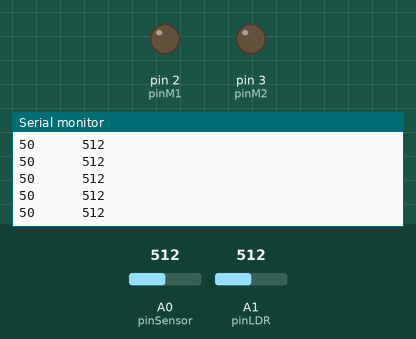
This sketch was run on a simulated Arduino Uno, built with avr-gcc and run on an emulated ATmega328P. Shown: output pins drawn as LEDs (lit = HIGH), the last lines printed to the serial monitor. The test bench sets the inputs (shaded band); at power-on: A0 (pinSensor) = 512, A1 (pinLDR) = 512.

Above: at 1.2 s.
1.3 s: A0 (pinSensor) set to 1011
At 1.9 s:
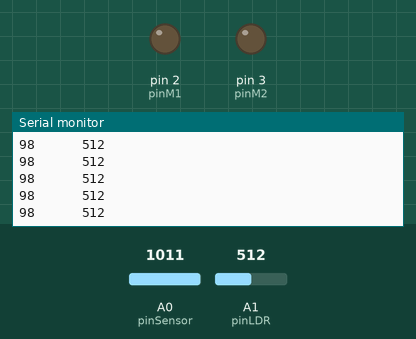
2.8 s: A0 (pinSensor) set to 1023
At 3.4 s:
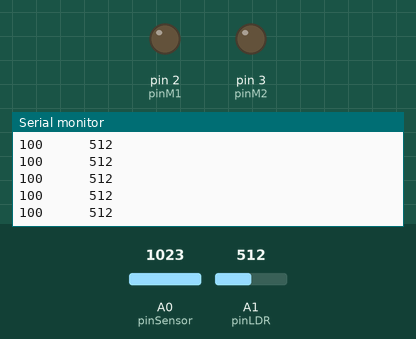
5.8 s: A1 (pinLDR) set to 982
At 6.4 s:
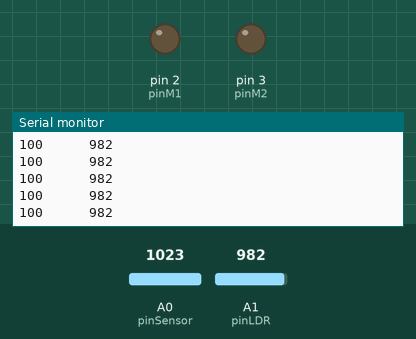
7.3 s: A1 (pinLDR) set to 1012
At 7.8 s:
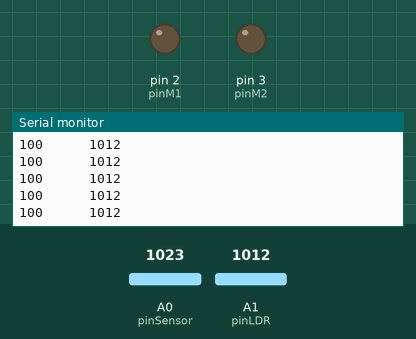
Timing chart, 0 to 10.3 s (numbered marks = the images above; inputs shaded):
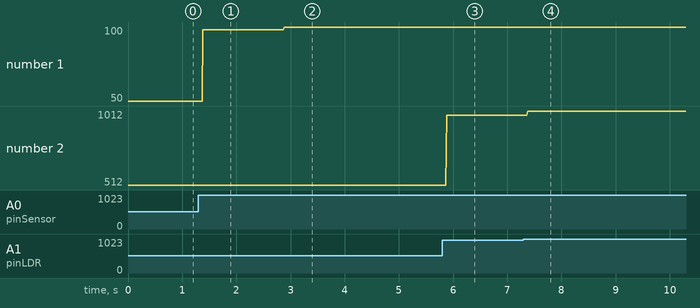

Measured:
- after the input at 1.3 s, the serial monitor: prints a new line after 0.08 s (image 1)
- after the input at 2.8 s, the serial monitor: prints a new line after 0.08 s (image 2)
- after the input at 5.8 s, the serial monitor: prints a new line after 0.08 s (image 3)
- after the input at 7.3 s, the serial monitor: prints a new line after 0.08 s (image 4)
- plotted number 1: 50 → 98 after the input at 1.3 s, 98 → 100 after the input at 2.8 s
- plotted number 2: 512 → 982 after the input at 5.8 s, 982 → 1012 after the input at 7.3 s

The sketch:

sensor_hidro.ino
```cpp
// Sensor de humedad
byte pinSensor = A0;
int humedad;
// Fotoresistor
byte pinLDR = A1;
int luz;
// Motor
byte pinM1 = 2;
byte pinM2 = 3;

void setup()
{
  pinMode(pinSensor, INPUT);
  pinMode(pinLDR, INPUT);

  pinMode(pinM1, OUTPUT);
  pinMode(pinM2, OUTPUT);


  Serial.begin(9600);
}

void loop()
{
  humedad = analogRead(pinSensor);
  humedad = map(humedad, 0, 1023, 0, 100);

  luz= analogRead(pinLDR);

  if (humedad < 45 && luz < 100){
   digitalWrite(pinM1, HIGH);
   digitalWrite(pinM2, LOW);
  }

  else {
   digitalWrite(pinM1, LOW);
   digitalWrite(pinM2, LOW);
  }

  Serial.print(humedad);
  Serial.print("      ");
  Serial.println(luz);

}
```
